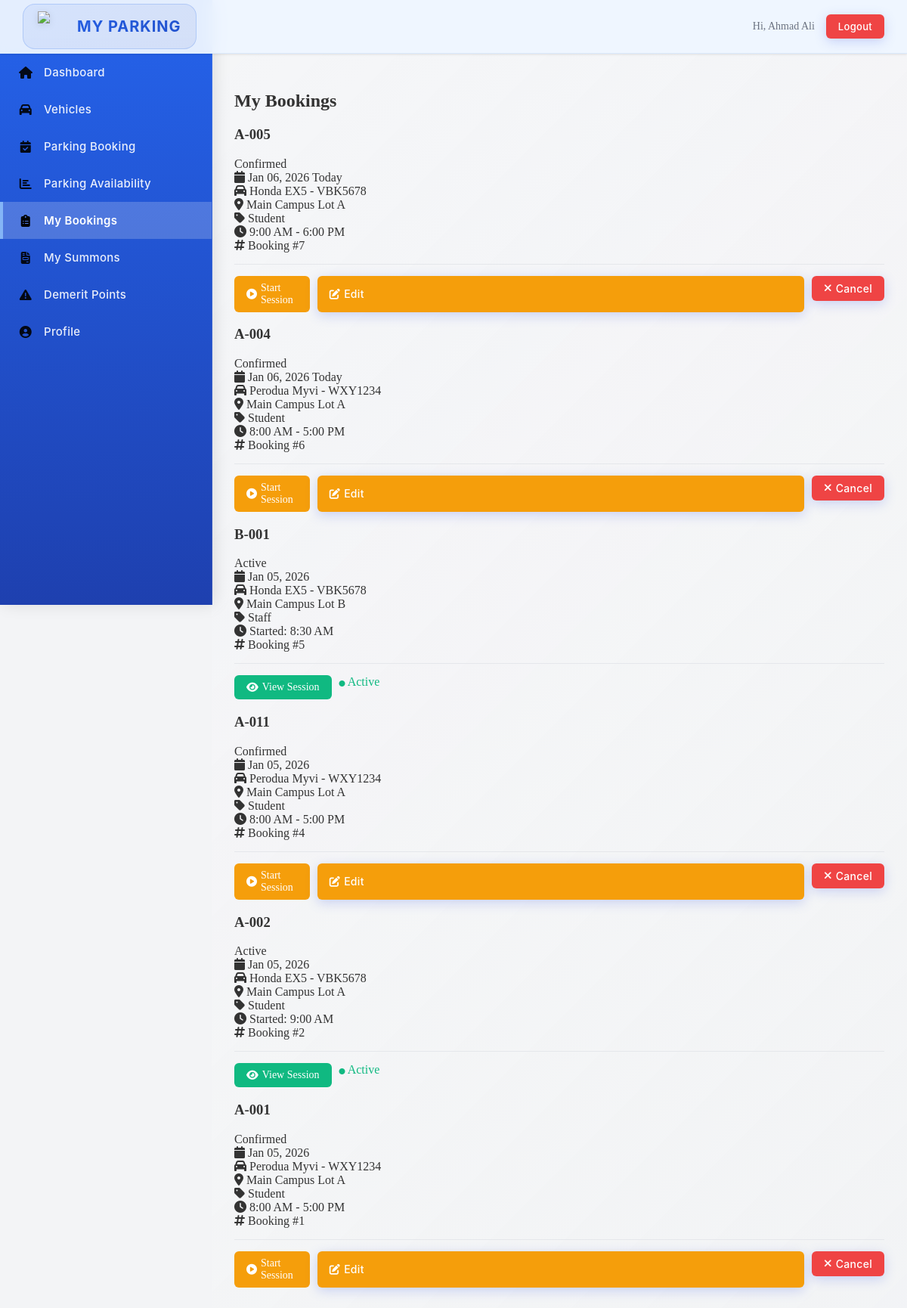
The page /module03/student/my_bookings.php (signed in) on the database its author committed.
### tables this page shows
CREATE TABLE Booking (
    booking_ID INT PRIMARY KEY AUTO_INCREMENT,
    space_ID INT NOT NULL,
    vehicle_ID INT NOT NULL,
    actual_vehicle_id INT NULL,
    actual_plate_number VARCHAR(15) NULL,
    booking_date DATE NOT NULL,
    start_time TIME NOT NULL,
    end_time TIME NOT NULL,
    actual_start_time DATETIME NULL,
    actual_end_time DATETIME NULL,
    session_started_at DATETIME NULL,
    session_ended_at DATETIME NULL,
    booking_status VARCHAR(20) NOT NULL,
    qr_code_value VARCHAR(50) NOT NULL,
    created_at DATETIME NOT NULL DEFAULT CURRENT_TIMESTAMP,
    FOREIGN KEY (space_ID) REFERENCES ParkingSpace(space_ID) ON DELETE CASCADE ON UPDATE CASCADE,
    FOREIGN KEY (vehicle_ID) REFERENCES Vehicle(vehicle_ID) ON DELETE CASCADE ON UPDATE CASCADE,
    FOREIGN KEY (actual_vehicle_id) REFERENCES Vehicle(vehicle_ID) ON DELETE SET NULL ON UPDATE CASCADE
);

CREATE TABLE ParkingSpace (
    space_ID INT PRIMARY KEY AUTO_INCREMENT,
    parkingLot_ID INT NOT NULL,
    space_number VARCHAR(20) NOT NULL,
    qr_code_value VARCHAR(50) NOT NULL,
    created_at DATETIME NOT NULL DEFAULT CURRENT_TIMESTAMP,
    updated_at DATETIME NOT NULL DEFAULT CURRENT_TIMESTAMP ON UPDATE CURRENT_TIMESTAMP,
    FOREIGN KEY (parkingLot_ID) REFERENCES ParkingLot(parkingLot_ID) ON DELETE CASCADE ON UPDATE CASCADE,
    UNIQUE KEY unique_space (parkingLot_ID, space_number)
);

CREATE TABLE Vehicle (
    vehicle_ID INT PRIMARY KEY AUTO_INCREMENT,
    user_ID VARCHAR(10) NOT NULL,
    vehicle_type VARCHAR(30) NOT NULL,
    vehicle_model VARCHAR(50) NULL,
    license_plate VARCHAR(15) NOT NULL,
    grant_document LONGBLOB NULL,
    grant_status VARCHAR(20) NOT NULL,
    created_at DATETIME NOT NULL DEFAULT CURRENT_TIMESTAMP,
    FOREIGN KEY (user_ID) REFERENCES User(user_ID) ON DELETE CASCADE ON UPDATE CASCADE
);

CREATE TABLE ParkingLot (
    parkingLot_ID INT PRIMARY KEY AUTO_INCREMENT,
    parkingLot_name VARCHAR(50) NOT NULL,
    parkingLot_type VARCHAR(30) NOT NULL,
    is_booking_lot BOOLEAN NOT NULL DEFAULT FALSE,
    capacity INT NOT NULL,
    UNIQUE KEY unique_parking_lot_name (parkingLot_name)
);

### module03/student/my_bookings.php (the view, shortened to what this page needs)
<?php
$db = getDB();
$userId = $_SESSION['user_id'];
$stmt = $db->prepare("
    SELECT
        b.*,
        ps.space_number,
        pl.parkingLot_name,
        pl.parkingLot_type,
        v.license_plate,
        v.vehicle_model,
        v.vehicle_type
    FROM Booking b
    JOIN ParkingSpace ps ON b.space_ID = ps.space_ID
    JOIN ParkingLot pl ON ps.parkingLot_ID = pl.parkingLot_ID
    JOIN Vehicle v ON b.vehicle_ID = v.vehicle_ID
    WHERE v.user_ID = ? AND b.booking_status != 'cancelled'
    ORDER BY b.booking_date DESC, b.created_at DESC
    LIMIT 50
");
$stmt->execute([$userId]);
$bookings = $stmt->fetchAll();
require_once __DIR__ . '/../../layout.php';
?>
<link rel="stylesheet" href="<?php echo APP_BASE_PATH; ?>/module03/student/my_bookings.css?v=<?php echo time(); ?>">
<div class="bookings-container">
    <h2>My Bookings</h2>
    <?php if (empty($bookings)): ?>
    <div class="no-bookings">
        <i class="fas fa-calendar-times"></i>
        <h3>No Bookings Yet</h3>
        <p>You haven't made any parking bookings. Visit the Parking Booking page to reserve a space.</p>
        <a href="<?php echo APP_BASE_PATH; ?>/module03/student/parking_booking.php" class="btn-primary">
            <i class="fas fa-plus"></i> Make a Booking
        </a>
    </div>
    <?php else: ?>
    <div class="bookings-grid">
        <?php foreach ($bookings as $booking):
            $statusClass = strtolower($booking['booking_status']);
            $isToday = $booking['booking_date'] === date('Y-m-d');
        ?>
        <div class="booking-card <?php echo $statusClass; ?>">
            <div class="booking-header">
                <div class="booking-info">
                    <h3><?php echo htmlspecialchars($booking['space_number']); ?></h3>
                    <span class="status-badge <?php echo $statusClass; ?>">
                        <?php echo ucfirst($booking['booking_status']); ?>
                    </span>
                </div>
                <div class="booking-date">
                    <i class="fas fa-calendar"></i>
                    <?php echo date('M d, Y', strtotime($booking['booking_date'])); ?>
                    <?php if ($isToday): ?>
                        <span class="today-badge">Today</span>
                    <?php endif; ?>
                </div>
            </div>
            <div class="booking-details">
                <div class="detail-row">
                    <i class="fas fa-car"></i>
                    <span><?php echo htmlspecialchars($booking['vehicle_model']); ?> - <?php echo htmlspecialchars($booking['license_plate']); ?></span>
                </div>
                <div class="detail-row">
                    <i class="fas fa-map-marker-alt"></i>
                    <span><?php echo htmlspecialchars($booking['parkingLot_name']); ?></span>
                </div>
                <div class="detail-row">
                    <i class="fas fa-tag"></i>
                    <span><?php echo htmlspecialchars($booking['parkingLot_type']); ?></span>
                </div>
                <div class="detail-row">
                    <i class="fas fa-clock"></i>
                    <span>
                        <?php
                        if ($booking['start_time'] === '00:00:00' && $booking['end_time'] === '23:59:59') {
                            echo 'All Day';
                        } elseif ($booking['booking_status'] === 'active') {
                            echo 'Started: ' . date('g:i A', strtotime($booking['start_time']));
                        } elseif ($booking['booking_status'] === 'completed') {
                            echo 'Duration: ' . date('g:i A', strtotime($booking['start_time'])) . ' - ' . date('g:i A', strtotime($booking['end_time']));
                        } else {
                            echo date('g:i A', strtotime($booking['start_time'])) . ' - ' . date('g:i A', strtotime($booking['end_time']));
                        }
                        ?>
                    </span>
                </div>
                <div class="detail-row">
                    <i class="fas fa-hashtag"></i>
                    <span>Booking #<?php echo $booking['booking_ID']; ?></span>
                </div>
            </div>
            <div class="booking-actions">
                <?php if ($booking['booking_status'] === 'confirmed'): ?>
                    <a href="<?php echo APP_BASE_PATH; ?>/module03/parking_session.php?booking_id=<?php echo $booking['booking_ID']; ?>"
                       class="btn-edit" style="text-decoration: none; display: inline-flex; align-items: center; justify-content: center;">
                        <i class="fas fa-play-circle"></i> Start Session
                    </a>
                    <button type="button" class="btn-edit" onclick='openEditModal(<?php echo json_encode($booking); ?>)'>
                        <i class="fas fa-edit"></i> Edit
                    </button>
                    <form method="POST" style="display: inline;">
                        <button type="submit" class="btn-cancel" onclick="return confirm('Are you sure you want to cancel and delete this booking? This action cannot be undone.')">
                            <i class="fas fa-times"></i> Cancel
                        </button>
                    </form>
                <?php elseif ($booking['booking_status'] === 'active'): ?>
                    <a href="<?php echo APP_BASE_PATH; ?>/module03/parking_session.php?booking_id=<?php echo $booking['booking_ID']; ?>"
                       class="btn-edit" style="text-decoration: none; display: inline-flex; align-items: center; justify-content: center; background: #10b981;">
                        <i class="fas fa-eye"></i> View Session
                    </a>
                    <p style="color: #10b981; font-weight: 500; margin: 0;">
                        <i class="fas fa-circle" style="font-size: 8px;"></i> Active
                    </p>
                <?php endif; ?>
            </div>
        </div>
        <?php endforeach; ?>
    </div>
    <?php endif; ?>
</div>

### layout.php (style rules this page uses)
body { color: #333; margin: 0; padding: 0; display: flex; min-height: 100vh; background-color: #f3f4f6; }
button, .btn { background: linear-gradient(135deg, #667eea 0%, #764ba2 100%); color: #fff; border: none; padding: 12px 24px; border-radius: 12px; cursor: pointer; font-weight: 600; font-family: 'Inter', 'Segoe UI', -apple-system, BlinkMacSystemFont, sans-serif; font-size: clamp(12px, 1.2vw, 14px); letter-spacing: 0.3px; text-decoration: none; display: inline-flex; align-items: center; gap: 8px; transition: all 0.3s cubic-bezier(0.4, 0, 0.2, 1); box-shadow: 0 4px 15px rgba(102, 126, 234, 0.3); position: relative; overflow: hidden; white-space: nowrap; }
button::before, .btn::before { content: ''; position: absolute; top: 0; left: -100%; width: 100%; height: 100%; background: linear-gradient(90deg, transparent, rgba(255, 255, 255, 0.2), transparent); transition: left 0.5s; }

### module03/student/my_bookings.php (style rules this page uses)
.btn-edit { background: #f59e0b; color: white; padding: 8px 16px; border: none; border-radius: 6px; cursor: pointer; font-size: 14px; font-weight: 500; display: inline-flex; align-items: center; gap: 5px; }
.btn-cancel { background: #ef4444; color: white; padding: 8px 16px; border: none; border-radius: 6px; cursor: pointer; font-size: 14px; font-weight: 500; display: inline-flex; align-items: center; gap: 5px; }
.booking-actions { display: flex; gap: 10px; margin-top: 15px; padding-top: 15px; border-top: 1px solid #e5e7eb; }
.booking-actions form { flex: 1; }
.booking-actions button { width: 100%; }

### rows shown on the page
booking: space_ID.space_number "A-005", booking_status "Confirmed", booking_date "Jan 06, 2026", shows "Today", vehicle_ID.vehicle_model "Honda EX5", vehicle_ID.license_plate "VBK5678", parkinglot.parkingLot_name "Main Campus Lot A", parkinglot.parkingLot_type "Student", start_time "9:00 AM", end_time "6:00 PM", booking_ID "7"
booking: space_ID.space_number "A-004", booking_status "Confirmed", booking_date "Jan 06, 2026", shows "Today", vehicle_ID.vehicle_model "Perodua Myvi", vehicle_ID.license_plate "WXY1234", parkinglot.parkingLot_name "Main Campus Lot A", parkinglot.parkingLot_type "Student", start_time "8:00 AM", end_time "5:00 PM", booking_ID "6"
booking: space_ID.space_number "B-001", booking_status "Active", booking_date "Jan 05, 2026", vehicle_ID.vehicle_model "Honda EX5", vehicle_ID.license_plate "VBK5678", parkinglot.parkingLot_name "Main Campus Lot B", parkinglot.parkingLot_type "Staff", start_time "8:30 AM", booking_ID "5"
booking: space_ID.space_number "A-011", booking_status "Confirmed", booking_date "Jan 05, 2026", vehicle_ID.vehicle_model "Perodua Myvi", vehicle_ID.license_plate "WXY1234", parkinglot.parkingLot_name "Main Campus Lot A", parkinglot.parkingLot_type "Student", start_time "8:00 AM", end_time "5:00 PM", booking_ID "4"
booking: space_ID.space_number "A-002", booking_status "Active", booking_date "Jan 05, 2026", vehicle_ID.vehicle_model "Honda EX5", vehicle_ID.license_plate "VBK5678", parkinglot.parkingLot_name "Main Campus Lot A", parkinglot.parkingLot_type "Student", start_time "9:00 AM", booking_ID "2"
booking: space_ID.space_number "A-001", booking_status "Confirmed", booking_date "Jan 05, 2026", vehicle_ID.vehicle_model "Perodua Myvi", vehicle_ID.license_plate "WXY1234", parkinglot.parkingLot_name "Main Campus Lot A", parkinglot.parkingLot_type "Student", start_time "8:00 AM", end_time "5:00 PM", booking_ID "1"

### other values the page prints
$user['username'] "Ahmad Ali"
